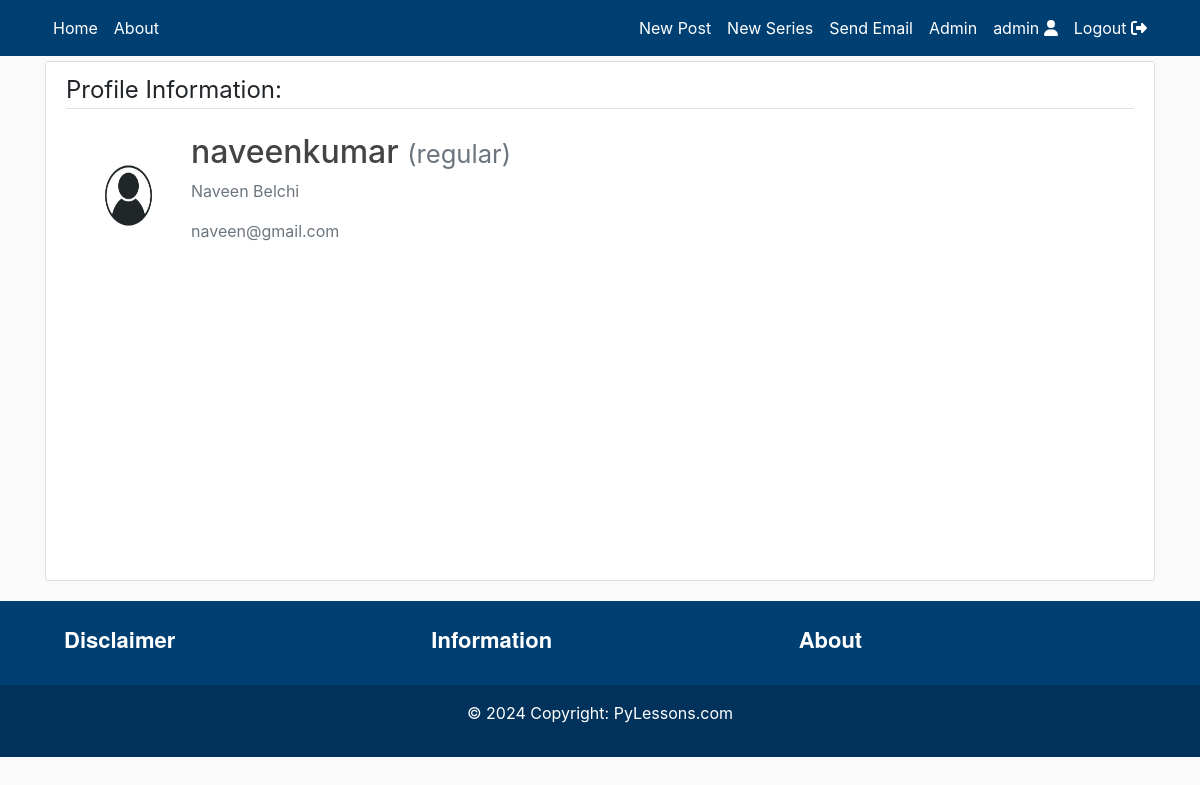
The page /profile/naveenkumar/ (signed in) on the database as committed earlier.
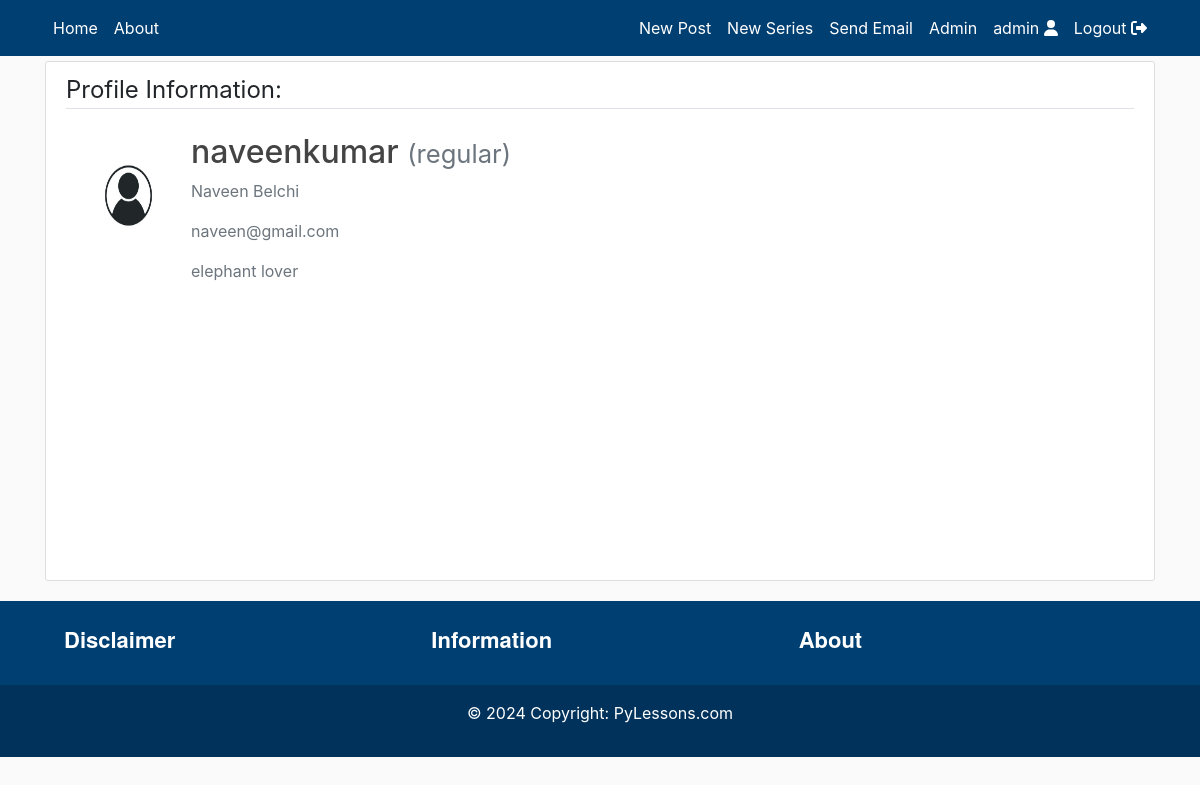
The same page on the database as committed later.
### users/models.py (models this page shows, shortened)
class CustomUser(AbstractUser):
    STATUS_CHOICES = (
        ('regular', 'Regular'),
        ('subscriber', 'Subscriber'),
        ('moderator', 'Moderator')
    )
    def image_upload_to(self, instance=None):
        if instance:
            return os.path.join('Users', self.username, instance)
        return None
    image = models.ImageField(
        default='default/user.jpg', upload_to=image_upload_to)
    email = models.EmailField(unique=True)
    status = models.CharField(
        max_length=100, choices=STATUS_CHOICES, default='regular')
    description = models.TextField(
        'Description', max_length=600, default='', blank=True)

### users/views.py (the view, shortened to what this page needs)
# urls.py: path('profile/<str:username>/', views.profile, name='profile'),
@login_required
def profile(request, username):
    user = get_user_model().objects.filter(username=username).first()
    if user:
        form = UserUpdateForm(instance=user)
        form.fields['description'].widget.attrs = {'rows': 1}
        context={'form': form}
        return render(request, 'users/profile.html', context=context)
    return redirect('myapp:homepage')

### users/templates/users/profile.html (shortened to what this page needs)
{% extends "myapp/header.html" %}
{% load crispy_forms_tags %}
{% block content %}
<div class="content-section col-lg-12 col-md-12 col-sm-12 tutorial-style" style="min-height:65vh;">
    <legend class="border-bottom mb-4">Profile Information:</legend>
    <form method="POST" enctype="multipart/form-data">
        <div class="media">
            {% if user.username == form.instance.username %}
                <input id="id_image" type="file" name="image" hidden/>
                <label for="id_image">
                        <img class="rounded-circle account-img profile-image"
                            style="cursor: pointer;" src="{{ form.instance.image.url }}" title="Upload new image">
                </label>
            {% else %}
                <img class="rounded-circle account-img profile-image" src="{{ form.instance.image.url }}">
            {% endif %}
            <div class="media-body">
                <h2 class="account-heading">{{ form.instance.username }}
                    <small class="text-muted">({{ form.instance.status }})</small>
                </h2>
                <p class="text-secondary">{{ form.instance.first_name }} {{ form.instance.last_name }}</p>
                <p class="text-secondary">{{ form.instance.email }}</p>
                <p class="text-secondary">{{ form.instance.description }}</p>
            </div>
        </div>
    </form>
</div>
{% endblock content %}

Rows that differ between the two databases and show on the page:
changed CustomUser "naveenkumar": instance.description (not shown) → "elephant lover"
